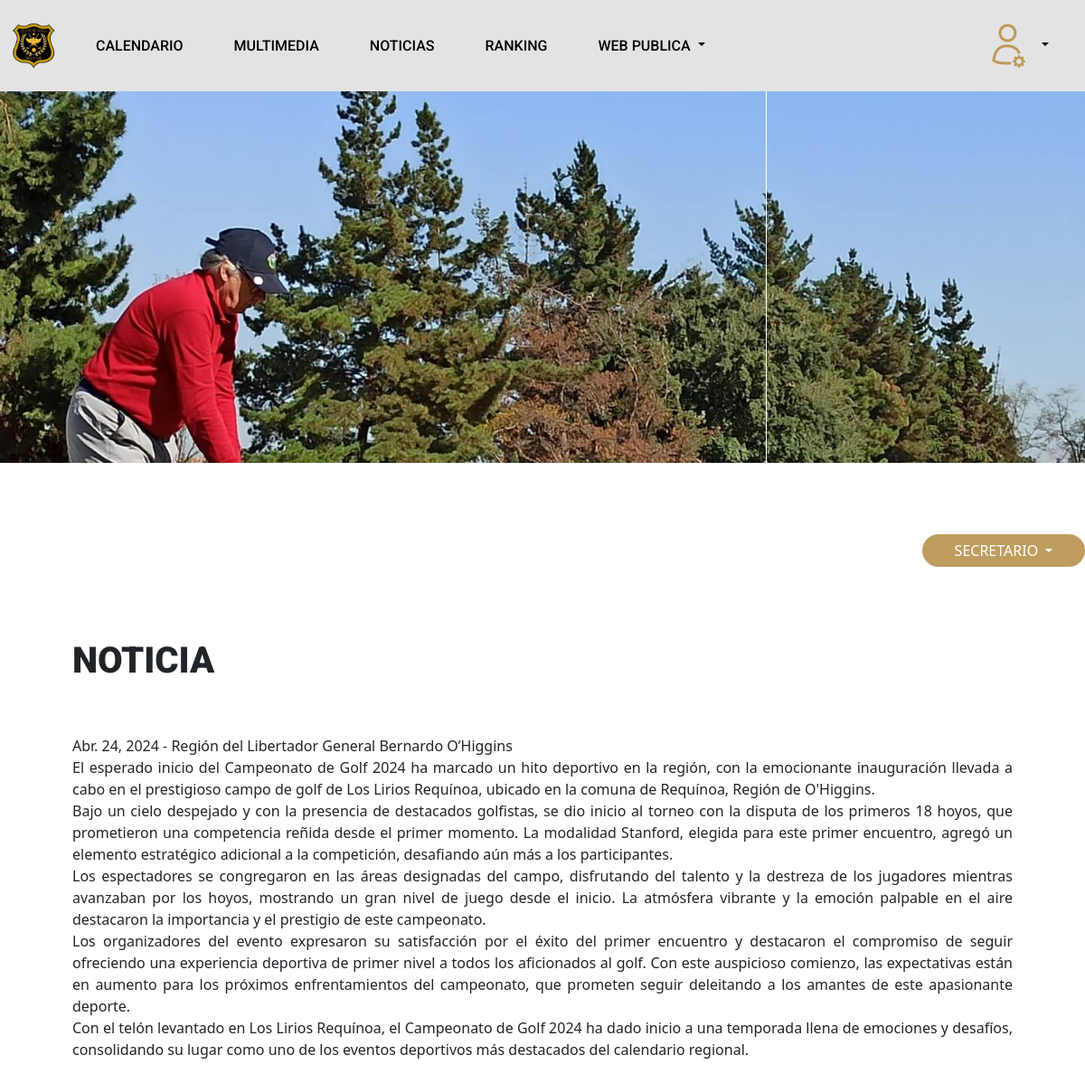
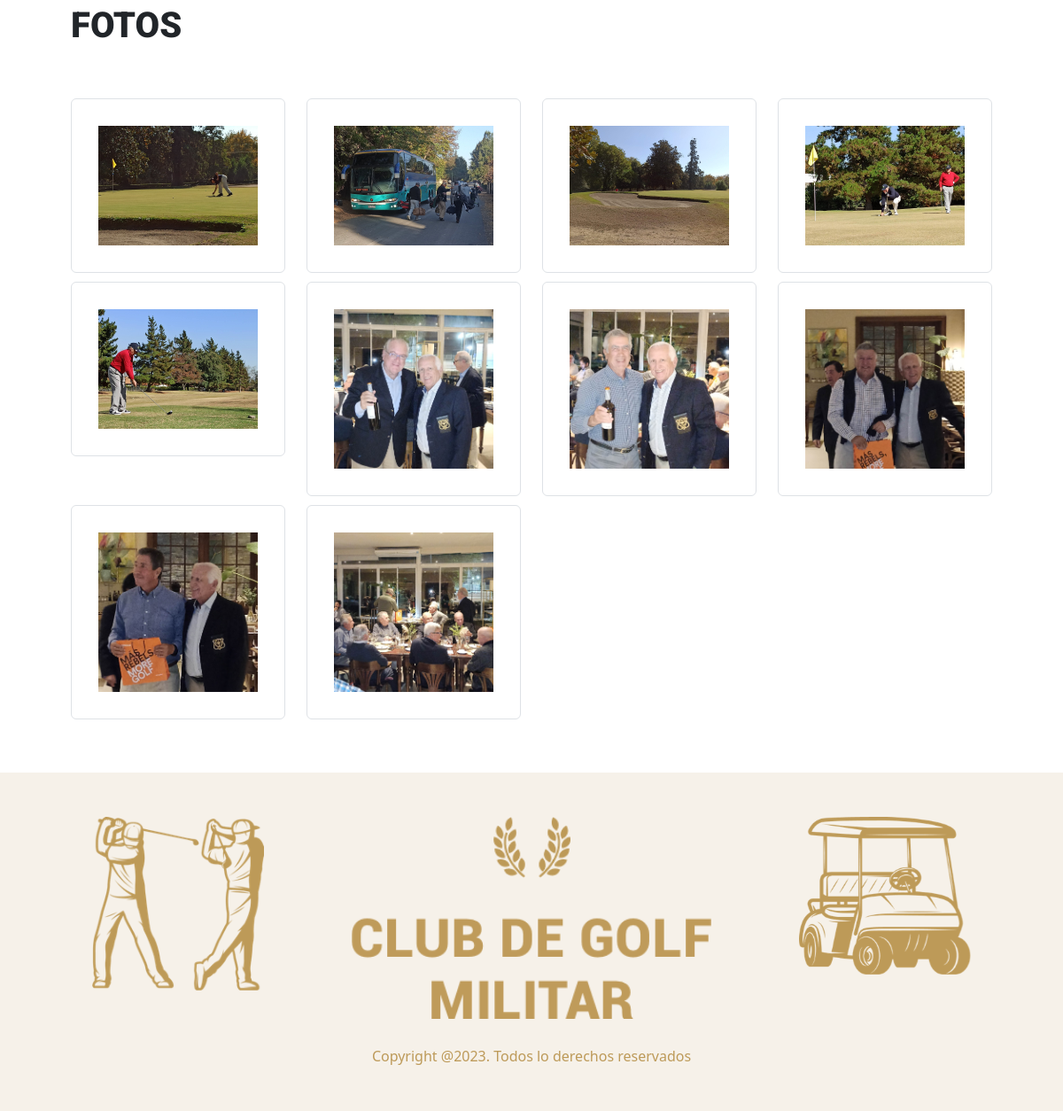
The app's page /noticia/los-liriros_16-4-2024/ (signed in) with its own data (2 pictures, top to bottom).
### socios/models.py (models this page shows, shortened)
class Noticia (models.Model):
    id              = models.UUIDField(primary_key=True, default=uuid.uuid4, editable=False)
    titulo          = models.CharField(max_length = 200, blank = False, null = False)
    fecha           = models.DateField()
    direccion       = models.CharField(max_length = 200, blank = True, null = False)
    region          = models.CharField(max_length=50,choices= regiones, default= 'XIII', verbose_name="Region")
    resumen         = models.CharField(max_length = 200, blank = False, null = False)
    info            = models.TextField()
    img             = models.ImageField(upload_to='noticias/',null = False, verbose_name='Imagen Principal')
    slug            = AutoSlugField(populate_from=slugify_two_fields,  unique_with=['titulo','fecha'])
    is_active       = models.BooleanField('Activo',default = True)
    class Meta:
        verbose_name = "Noticia"
        verbose_name_plural = "Noticias"
        ordering = ["-fecha"]

class NoticiaImg(models.Model):
    noticia = models.ForeignKey(Noticia, default=None, on_delete=models.CASCADE)
    img  = models.FileField(upload_to = 'noticias/')
    class Meta:
        verbose_name = "NoticiaImg"
        verbose_name_plural = "NoticiasImg"
        ordering = ["img"]

### socios/views.py (the view)
# urls.py: path('noticia/<slug:slug>/' , noticia.as_view(), name = 'noticia'),
class noticia(AutentificadoMixin,DetailView):
    model = Noticia
    template_name = "socio/views/noticia.html"
    def get(self, *args, **kwargs):
        dato =  self.get_object()
        noticiaId = dato[0].id
        response = super().get( *args, **kwargs)
        response.set_cookie('noticiaId', noticiaId )
        return response
    def get_context_data(self, **kwargs):
        contexto = super().get_context_data(**kwargs)
        contexto["nameWeb"] = nameWeb
        contexto["title"] = "Noticia"
        dato =  self.get_object()
        contexto['new'] =  dato[0]
        lista = []
        lista = list(NoticiaImg.objects.filter(noticia = dato[0].id ))
        dato = list(dato.values('titulo','img','fecha','resumen','info','slug','region'))
        dato = dato[0]
        contexto['value'] = dato
        contexto['imgs']= lista
        contexto['rol'] = self.request.user.perfil
        elClubMenu = ElClub.objects.order_by('order')
        contexto['elClub'] = list(elClubMenu.values('archivo', 'titulo'))
        return contexto
    def get_object(self, **kwargs):
        print('slug', self.kwargs.get('slug', None))
        slug =  self.model.objects.filter(slug = self.kwargs.get('slug', None))
        return slug

### socios/mixins.py (called while the page is built)
    def dispatch(self, request, *args, **kwargs):
        if request.user.is_authenticated:
            return super().dispatch(request, *args, **kwargs)
        else:
            return redirect('login')

### socios/templates/socio/views/noticia.html (shortened to what this page needs)
{% extends "web/root/origin.html" %}
{% load static %}
{% static "" as baseUrl %}
{% block header %}
      {% include "socio/header/header_socios.html" %}
{% endblock %}
{% block body %}
   {% include "socio/banner/banner_general.html" %}
        <div class="row justify-content-end">
            {% if rol == 'SECR' or rol == 'SUPER' %}
                <div class="col-lg-2 dropdown" style="padding-top:15px">
                  <button class="btn btn-primary dropdown-toggle" type="button" data-bs-toggle="dropdown" aria-expanded="false">
                    SECRETARIO
                  </button>
                </div>
            {%endif%}
        </div>
       <div class="container marketing" id="links">
        <div class="row">
          <div class="col-lg-12 context">
            <h1>NOTICIA</h1>
            <p>{{ new.fecha }} -  {{ new.get_region_display }}
              </p>
            {{ new.info|linebreaks }}
            <h1>FOTOS</h1>
          </div>
          {% for value in imgs %}
          <div class="col-sm-12 col-md-4 col-lg-3 fotos">
            <a href="/media/{{ value.img }}" target="_blank">
              <img src="/media/{{ value.img }}" class="img-thumbnail" alt="...">
            </a>
          </div>
          {% endfor %}
        </div>
      </div>
{% endblock %}

### web/static/web/css/style.css (style rules this page uses)
a { text-decoration: none !important; }
.context p , h1 { text-align: justify; padding-left:0px !important; }

### web/static/web/css/carousel.css (style rules this page uses)
body { padding-top: 0px; color: rgb(var(--bs-tertiary-color-rgb)); background-color: #ffffff; }

### web/static/web/css/sticky-footer-navbar.css (style rules this page uses)
.container ,.containerFooter { padding: 50px; }

### web/static/web/css/links.css (style rules this page uses)
.marketing h1 { padding:30px; padding-bottom: 50px; font-family: 'Roboto'; font-weight: 900; font-style: normal; }
.marketing img { padding: 30px; }
.context h1 , p { text-align: justify }
.btn-primary ,.btn-secondary, .btn-success, .btn-info, .btn-danger, .btn-warning { color: white; border: none; border-radius: 50px; width: 100%; }
.btn-primary { background: #BF9D5E; }
.fotos { margin-bottom: 10px!important; }
.img-thumbnail { max-width: 100%!important; }

### web/static/web/css/cuota.css (style rules this page uses)
p { margin: 0px; }

### records on screen
Noticia: fecha "Abr. 24, 2024", region "Región del Libertador General Bernardo O’Higgins", info "El esperado inicio del Campeonato de Golf 2024 ha marcado un hito deportivo en la región, con la emocionante inauguración llevada a cabo en el prestigioso campo de golf de Los Lirios Requínoa, ubicado en la comuna de Requínoa, Región de O'Higgins. Bajo un cielo despejado y con la presencia de destacados golfistas, se dio inicio al torneo con la disputa de los primeros 18 hoyos, que prometieron una competencia reñida desde el primer momento. La modalidad Stanford, elegida para este primer encuentro, agregó un elemento estratégico adicional a la competición, desafiando aún más a los participantes. Los espectadores se congregaron en las áreas designadas del campo, disfrutando del talento y la…"
NoticiaImg: img (picture)
NoticiaImg: img (picture)
NoticiaImg: img (picture)
NoticiaImg: img (picture)
NoticiaImg: img (picture)
NoticiaImg: img (picture)
NoticiaImg: img (picture)
NoticiaImg: img (picture)
NoticiaImg: img (picture)
NoticiaImg: img (picture)
